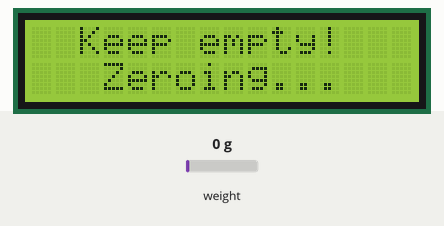
Bench run of a sketch on a simulated Arduino Uno, built with avr-gcc and run on an emulated ATmega328P. On the bench: 16×2 character LCD. Inputs (shaded band) come from the test bench; at power-on: weight on the scale 0 g. What the sketch prints to the serial monitor is not drawn.

Above: at 1.7 s.
At 6.3 s:
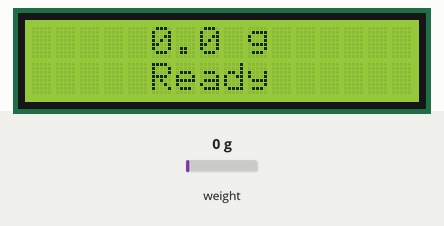
6.4 s: weight on the scale set to 3 g
7.9 s: weight on the scale set to 6 g
At 8.5 s:
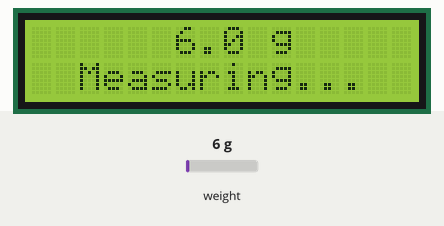
9.4 s: weight on the scale set to 929 g
At 10.4 s:
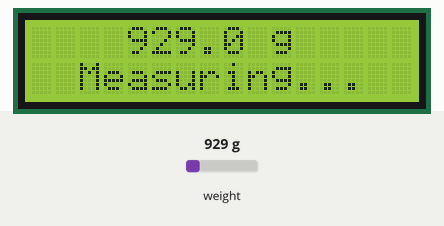
11.0 s: weight on the scale set to 1071 g
At 12.3 s:
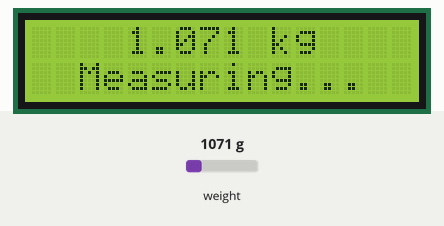
Timing chart, 0 to 13.5 s (numbered marks = the images above; inputs shaded):
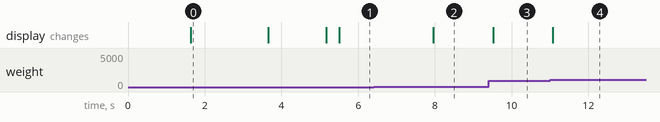

The sketch:

weighing_scale_v2.ino.ino
```cpp
/*
   WIRING:
     HX711 VCC  --> Arduino 5V
     HX711 GND  --> Arduino GND
     HX711 DT   --> Arduino D3
     HX711 SCK  --> Arduino D2

     Load Cell RED   --> HX711 E+
     Load Cell BLACK --> HX711 E-
     Load Cell WHITE --> HX711 A-
     Load Cell GREEN --> HX711 A+

   HOW TO CALIBRATE:
     Step 1: Set SCALE_FACTOR to 1.0 below and upload
     Step 2: Open Serial Monitor at 9600 baud
     Step 3: Keep scale empty, note the number (should be near 0)
     Step 4: Place a known weight (e.g. 500g)
     Step 5: Write down the number shown
     Step 6: SCALE_FACTOR = that number / known weight in grams
     Step 7: Update SCALE_FACTOR below and re-upload
   =====================================================
*/

#include <HX711.h>
#include <LiquidCrystal_I2C.h>

// scale settings
#define SCALE_FACTOR     104.031794871792  // ← YOUR calibration number goes here
#define ZERO_THRESHOLD   5.0    // ← weights below this (grams) show as 0
#define LCD_ADDRESS      0x27   // ← try 0x3F if screen stays blank

#define DOUT_PIN   3
#define SCK_PIN    2

// LCD dimensions
#define LCD_COLS   16
#define LCD_ROWS   2

// Averaging & stability settings
#define FAST_READS      3    // readings when weight is changing (responsive)
#define STABLE_READS    10   // readings when weight is stable (accurate)
#define STABLE_MARGIN   1.5  // grams — if reading changes less than this, treat as stable
#define HISTORY_SIZE    6    // number of past readings to track stability

HX711 scale;
LiquidCrystal_I2C lcd(LCD_ADDRESS, LCD_COLS, LCD_ROWS);

// Internal state tracking
float  lastDisplayed   = -999;   // last weight shown on screen
float  readingHistory[HISTORY_SIZE];
int    historyIndex    = 0;
bool   historyFull     = false;
bool   scaleIsStable   = false;
float finalWeight = 0;
float fastReading = 0;

//timers
unsigned long lastSensorRead    = 0;
unsigned long lastDisplayUpdate = 0;
unsigned long lastSerialLog     = 0;

// Timing intervals
#define SENSOR_INTERVAL   80
#define DISPLAY_INTERVAL  200
#define SERIAL_INTERVAL   500

// Scale states
enum ScaleState {
  STATE_IDLE,       // scale is empty
  STATE_MEASURING,  // weight is changing
  STATE_STABLE,     // weight has settled
  STATE_ERROR       // sensor lost
};
ScaleState currentState = STATE_IDLE;

void updateState(float weight, bool stable) {
  if (!scale.is_ready()) {
    currentState = STATE_ERROR;
    return;
  }
  if (weight < ZERO_THRESHOLD) {
    currentState = STATE_IDLE;
  }
  else if (!stable) {
    currentState = STATE_MEASURING;
  }
  else {
    currentState = STATE_STABLE;
  }
}

//for returning the current state for the serial monitor
const char* stateName() {
  switch (currentState) {
    case STATE_IDLE:  return "IDLE";
    case  STATE_MEASURING:  return "MEASURING";
    case STATE_STABLE:  return "STABLE";
    case STATE_ERROR:  return "ERROR";
    default:           return "UNKNOWN";
  }
}

//   HELPER: PRINT TEXT CENTERED ON ANY ROW
void printCentered(const char* text, int row) {
  int len = strlen(text);
  int startCol = (LCD_COLS - len) / 2;
  if (startCol < 0) startCol = 0;
  lcd.setCursor(startCol, row);
  lcd.print(text);
}

//   UPDATE THE LCD DISPLAY
void updateDisplay(float weight, bool stable) {
  char weightText[16];
  char statusText[16];

  // Build weight text
  if (weight == 0) {
    strcpy(weightText, "0.0 g");
  } else if (weight < 1000.0) {
    dtostrf(weight, 5, 1, weightText);
    strcat(weightText, " g");
  } else {
    float kg = weight / 1000.0;
    dtostrf(kg, 5, 3, weightText);
    strcat(weightText, " kg");
  }

  // Build status text
  if (weight == 0) {
    strcpy(statusText, "Ready");
  } else if (!stable) {
    strcpy(statusText, "Measuring...");
  } else {
    strcpy(statusText, "Stable");
  }

  // Print row 0: weight centered
  lcd.setCursor(0, 0);
  lcd.print("                ");   // clear row
  printCentered(weightText, 0);

  // Print row 1: status centered
  lcd.setCursor(0, 1);
  lcd.print("                ");   // clear row
  printCentered(statusText, 1);
}

//   CHECK IF SCALE IS STABLE
bool isStable() {
  if (!historyFull) return false;  // not enough history yet

  float minVal = readingHistory[0];
  float maxVal = readingHistory[0];

  for (int i = 1; i < HISTORY_SIZE; i++) {
    if (readingHistory[i] < minVal) minVal = readingHistory[i];
    if (readingHistory[i] > maxVal) maxVal = readingHistory[i];
  }

  // Stable if the spread of all readings is within STABLE_MARGIN
  return (maxVal - minVal) <= STABLE_MARGIN;
}

// Start LCD
void initDisplay() {
  lcd.begin();
  lcd.backlight();
}

// Splash screen
void  showSplashScreen() {
  printCentered("WEIGHING SCALE", 0);
  printCentered("MCE Group 2", 1);
  delay(1500);
  lcd.clear();
}

// Start HX711
void initScale()
{
  scale.begin(DOUT_PIN, SCK_PIN);

  // Wait until HX711 is ready
  printCentered("Please wait...", 0);
  int attempts = 0;
  while (!scale.is_ready()) {
    attempts++;
    delay(200);
    if (attempts > 5) {
      // HX711 not responding after 5 seconds
      Serial.println("SENSOR ERROR!");
      Serial.println("Pls Check wiring");
      lcd.clear();
      printCentered("SENSOR ERROR!", 0);
      for (byte safemode = 0; safemode < 3; safemode++) {
        scale.begin(DOUT_PIN, SCK_PIN);
        if (scale.is_ready())
          break;
        delay(500);
      }
      if (!scale.is_ready()) {
        printCentered("Check wiring!", 1);
        while (true);
      }
    }
  }
  // Set calibration
  scale.set_scale(SCALE_FACTOR);
  // Tare with display feedback
  lcd.clear();
  printCentered("Keep empty!", 0);
  printCentered("Zeroing...", 1);
  scale.tare(20);   // average 20 readings for solid zero
  // Initialise history array with zeros
  for (int i = 0; i < HISTORY_SIZE; i++) {
    readingHistory[i] = 0;
  }
  // Ready!
  lcd.clear();
  printCentered("Scale Ready!", 0);
  printCentered("Pls Place weight", 1);
  delay(1500);
  lcd.clear();
}

void setup() {
  Serial.begin(9600);

  // Start LCD
  initDisplay();

  // Splash screen
  showSplashScreen();

  // Start HX711
  initScale();
}

void loop() {
  //Task 1
  unsigned long now = millis();
  if (now - lastSensorRead >= SENSOR_INTERVAL) {
    lastSensorRead = now;

    if (!scale.is_ready()) {
      currentState = STATE_ERROR;
      return;
    }

    //a quick fast reading
    fastReading = scale.get_units(FAST_READS);
    if (fastReading < 0) fastReading = 0;

    //Store in history
    readingHistory[historyIndex] = fastReading;
    historyIndex = (historyIndex + 1) % HISTORY_SIZE;
    if (historyIndex == 0) historyFull = true;
    scaleIsStable = isStable();

    if (scaleIsStable) {
      finalWeight = scale.get_units(STABLE_READS);  // slow but accurate
      if (finalWeight < 0) finalWeight = 0;
    } else {
      finalWeight = fastReading;  // fast and responsive while changing
    }

    if (finalWeight < ZERO_THRESHOLD) finalWeight = 0;
    updateState(finalWeight, scaleIsStable);
  }

  //Task 2
  if (now - lastDisplayUpdate >= DISPLAY_INTERVAL) {
    lastDisplayUpdate = now;
    if (abs(finalWeight - lastDisplayed) >= 0.5 || lastDisplayed == -999) {
      updateDisplay(finalWeight, scaleIsStable);
      lastDisplayed = finalWeight;
    }
  }
  if (now - lastSerialLog >= SERIAL_INTERVAL) {
    lastSerialLog = now;
    Serial.print("Weight: ");
    Serial.print(finalWeight, 1);
    Serial.print("g  |  Stable: ");
    Serial.println(stateName());
  }
}
```

Measured:
- the behaviour switches between 4 and 5 g on weight on the scale (found by bisection; images 1 and 2)
- the behaviour switches between 999 and 1000 g on weight on the scale (found by bisection; images 3 and 4)
- after the input at 6.4 s, every drawn part: stays the same
- after the input at 7.9 s, the display: changes after 0.06 s (image 2)
- after the input at 9.4 s, the display: changes after 0.11 s (image 3)
- after the input at 11.0 s, the display: changes after 0.07 s (image 4)
- what the display in image 0 shows lasts 2.1 s, from 1.6 s to 3.7 s
